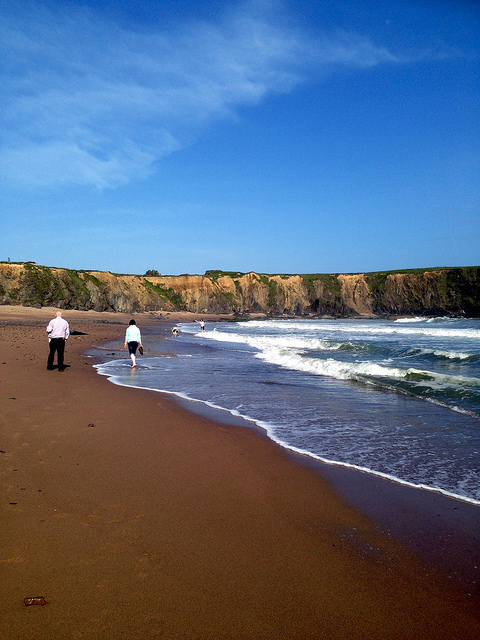
#> input picture images/sea_beach.jpg, 480 x 640 px, found by its file name
$ jupyter execute 2_IMAGE_InsensityColor_Histogram.ipynb   (shell and % lines are left out)
#> lines starting #> are read from the running program, lines starting #| are printed output that depends on the picture
[cell 1]
###### FROM YOUR DESKTOP (LOCAL)

[cell 2]
import cv2
import numpy as np
from matplotlib import pyplot as plt

##input_image = cv2.imread('drive/My Drive/Classroom/[ICAI] Master en Big Data -  Unstructured Data Analysis/IMAGE/images/wheel.png', cv2.IMREAD_GRAYSCALE)  # input_image: 2-dim array
img = cv2.imread(r"C:\Users\fdnav\mbd_images_clase\images\sea_beach.jpg")
#> img is the input picture: shape (640, 480, 3); mean B, G, R 129.9, 104.7, 87.6
print(img)
#> (printed output is left out)
b, g, r = cv2.split(img)
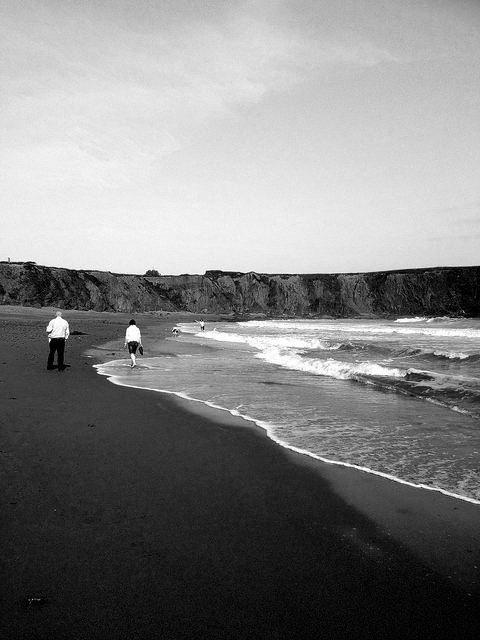
#> b: shape (640, 480); min 0, max 255, mean 129.9
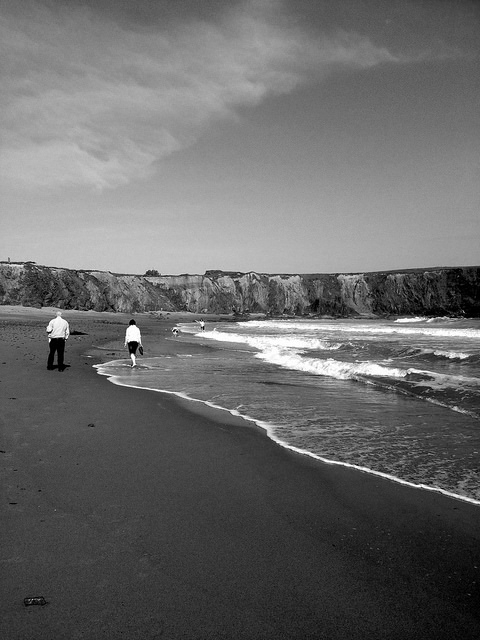
#> g: shape (640, 480); min 0, max 255, mean 104.7
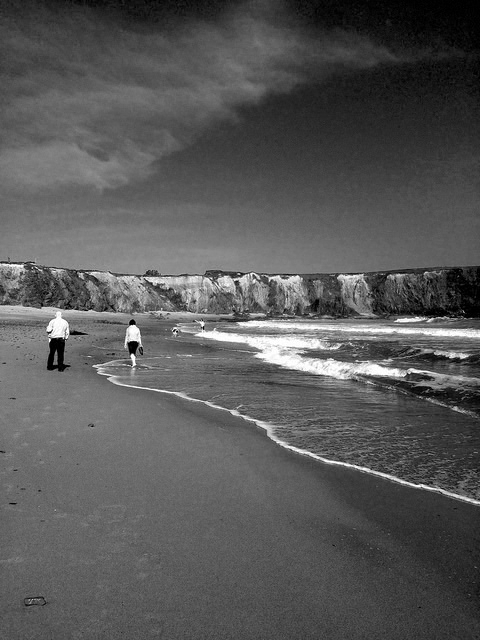
#> r: shape (640, 480); min 0, max 255, mean 87.6

cv2.imshow("img", img)
cv2.imshow("b", b)
cv2.imshow("g", g)
cv2.imshow("r", r)


plt.hist(b.ravel(), 256, [0, 256])
plt.hist(g.ravel(), 256, [0, 256])
plt.hist(r.ravel(), 256, [0, 256])
plt.show()
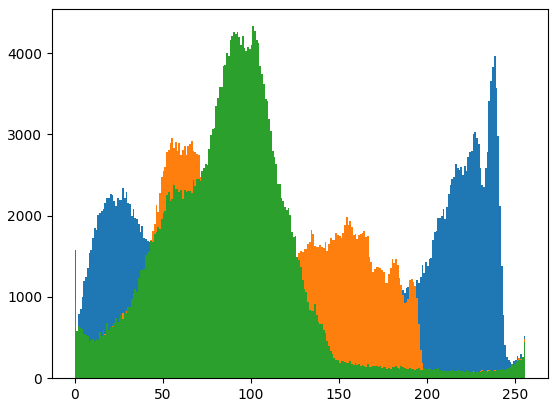
#> figure drawn by matplotlib, 1 panel; tallest bar 3969 high, from x = 238 to 239; tallest bar 2952 high, from x = 55 to 56; tallest bar 4330 high, from x = 101 to 102

[cell 3]
####### FROM GOOGLE COLABORATORY

[cell 4]
from google.colab import drive
drive.mount('/content/drive')

[cell 5]
import os, sys
from google.colab.patches import cv2_imshow

os.chdir("/content/drive/My Drive/DOCENCIA_Universidad_CLASSROOM/[ICAI] Master en Big Data - Unstructured Data Analysis/IMAGE")
sys.path.append("/content/drive/My Drive/DOCENCIA_Universidad_CLASSROOM/[ICAI] Master en Big Data - Unstructured Data Analysis/IMAGE")

# Root directory of the project
ROOT_DIR = os.path.abspath(".")
# Directory of images to run detection on
IMAGE_DIR = os.path.join(ROOT_DIR, "images")

img = cv2.imread(os.path.join(IMAGE_DIR, "sea_beach.jpg"))
print(img)
#> (printed output is left out)
b, g, r = cv2.split(img)


plt.hist(b.ravel(), 256, [0, 256])
plt.hist(g.ravel(), 256, [0, 256])
plt.hist(r.ravel(), 256, [0, 256])
plt.show()

plt.imshow(img)

[cell 6]
#YOUR TURN
# Change the picture
# TRY a balck and white photo too
##input_image = cv2.imread('drive/My Drive/Classroom/[ICAI] Master en Big Data -  Unstructured Data Analysis/IMAGE/images/wheel.png', cv2.IMREAD_GRAYSCALE)  # input_image: 2-dim array
img = cv2.imread(r"C:\Users\fdnav\mbd_images_clase\images\beaver.png")
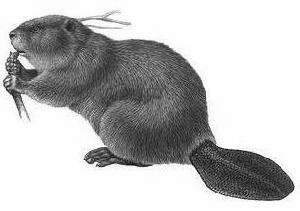
#> input picture images/beaver.png, 300 x 211 px, found by its file name
#> img is the input picture: shape (211, 300, 3); min 0, max 255, mean 189.2
print(img)
#> (printed output is left out)
b, g, r = cv2.split(img)
#> b: shape (211, 300)

cv2.imshow("img", img)
cv2.imshow("b", b)
cv2.imshow("g", g)
cv2.imshow("r", r)


plt.hist(b.ravel(), 256, [0, 256])
plt.hist(g.ravel(), 256, [0, 256])
plt.hist(r.ravel(), 256, [0, 256])
plt.show()
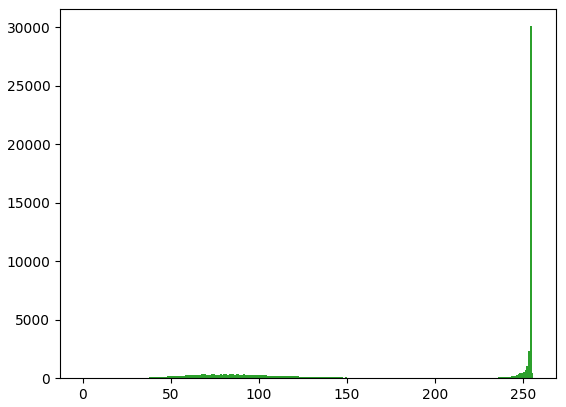
#> figure drawn by matplotlib, 1 panel; tallest bar 30077 high, from x = 254 to 255; tallest bar 30077 high, from x = 254 to 255; tallest bar 30077 high, from x = 254 to 255
